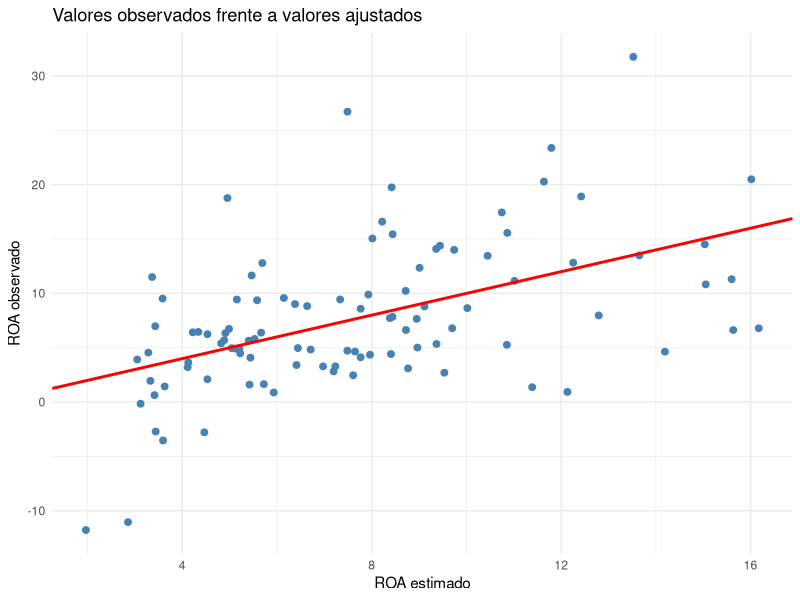
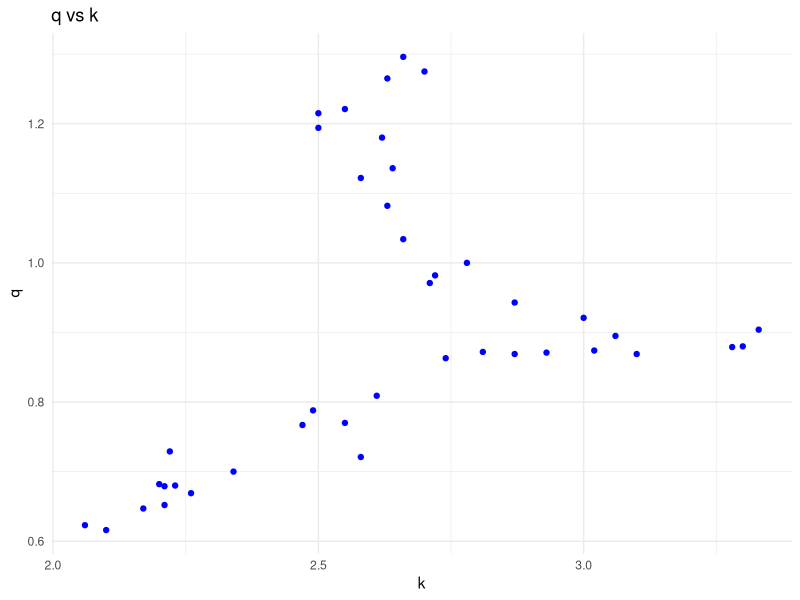
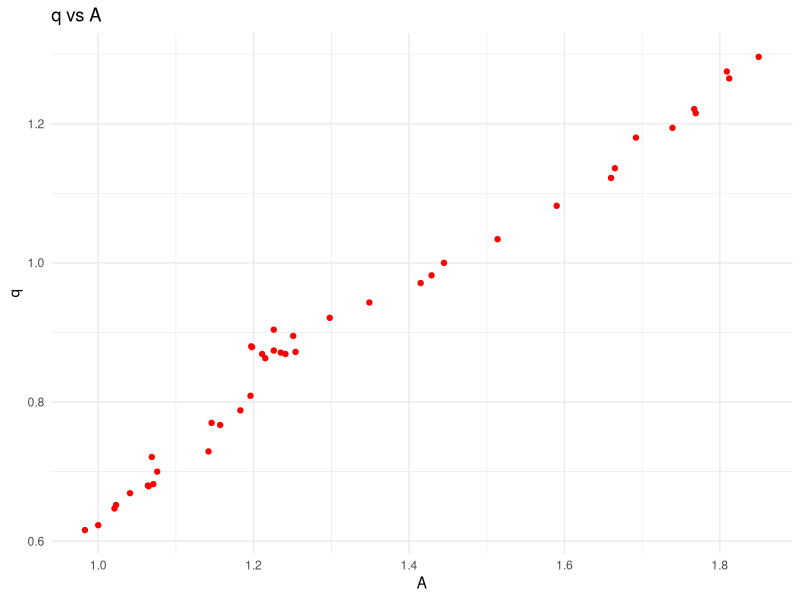
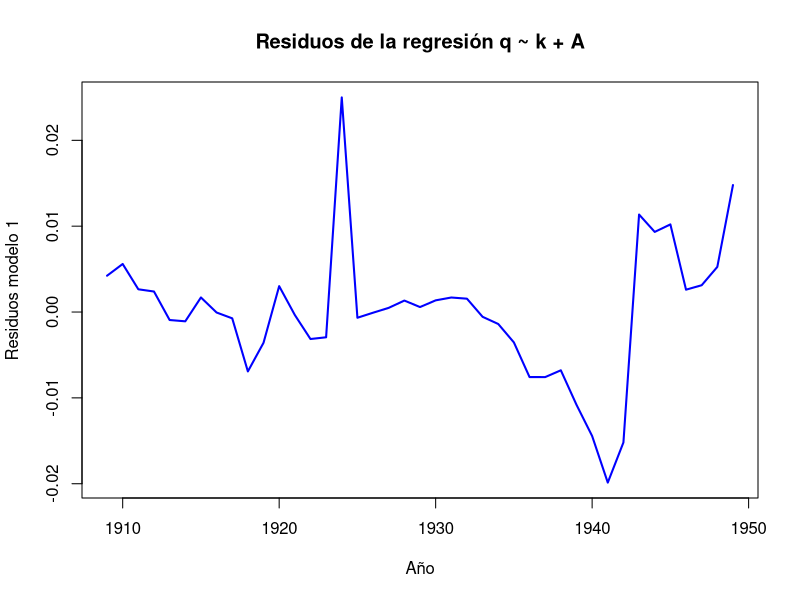
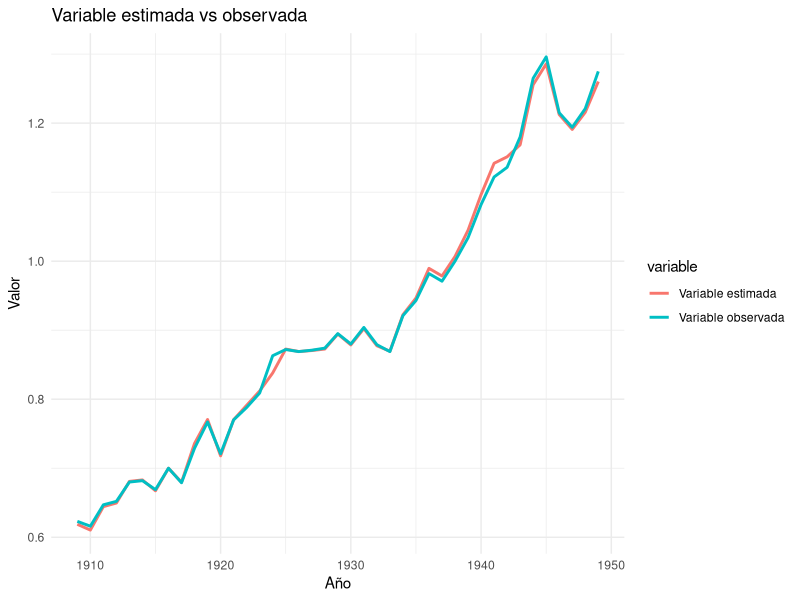
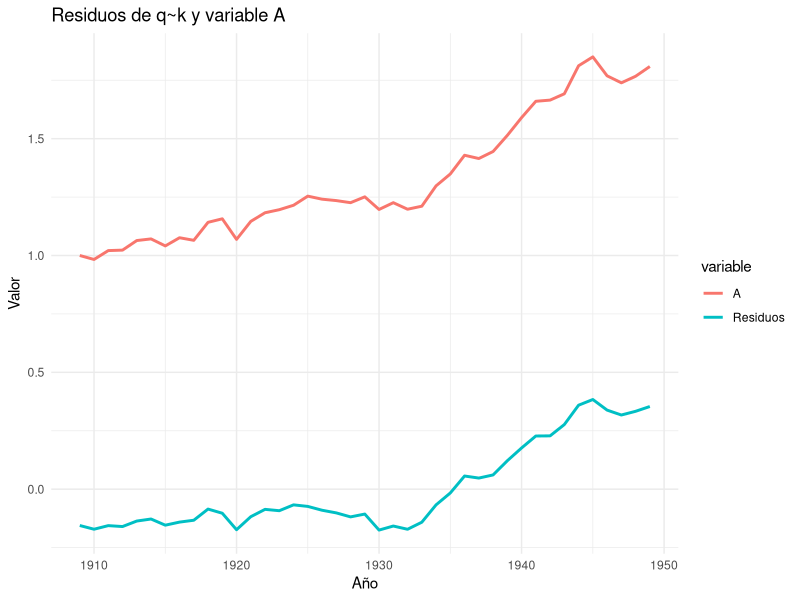
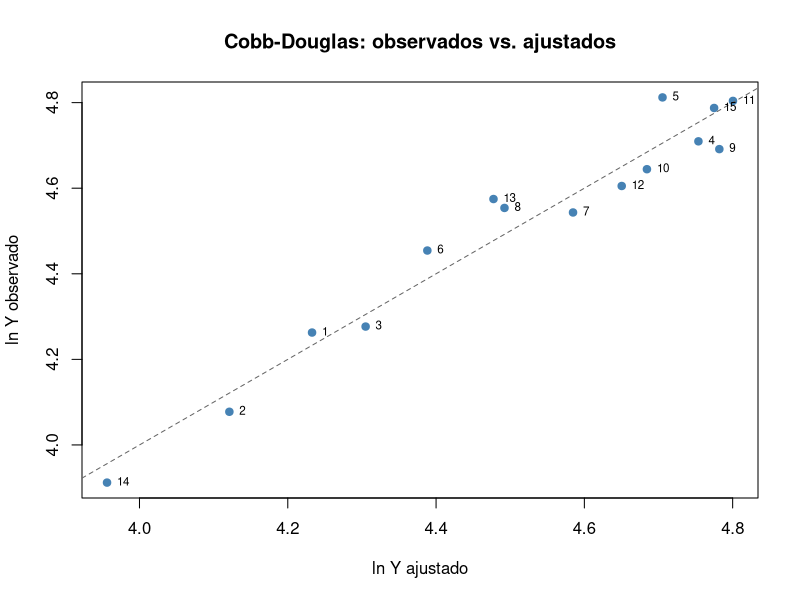

These charts were generated, in order, by the following R code:
## ---- chunk 1
#| include: false
library(readxl)
library(dplyr)
library(knitr)
library(ggplot2)
library(car)
library(strucchange)
## ---- chunk 2
datos <- read_excel("data/BD_SABI.xlsx", sheet = "Datos")
modelo <- lm(
    ROA ~ ENDEUDAMIENTO + LIQUIDEZ_INMEDIATA,
    data = datos
)
modelo
## ---- chunk 3
datos$ROA_estimado <- fitted(modelo)

ggplot(datos, aes(x = ROA_estimado, y = ROA)) +
  geom_point(color = "steelblue", size = 2) +
  geom_abline(intercept = 0, slope = 1,
              color = "red", linewidth = 1) +
  labs(
    title = "Valores observados frente a valores ajustados",
    x = "ROA estimado",
    y = "ROA observado"
  ) +
  theme_minimal()
## ---- chunk 4
modelo$residuals
## ---- chunk 5
SCR <- deviance(modelo)
SCR
## ---- chunk 6
n <- nobs(modelo)
k <- length(coef(modelo))

sigma2 <- SCR / (n - k)
sigma2
## ---- chunk 7
sigma(modelo)^2
## ---- chunk 8
vcov(modelo)
## ---- chunk 9
summary(modelo)$r.squared
## ---- chunk 10
datos <- read_excel("data/BD_SABI.xlsx", sheet = "Datos")
set.seed(1234)

# Variable aleatoria independiente del resto
datos$ID <- 1:nrow(datos)

modelo_id <- lm(
    ROA ~ ENDEUDAMIENTO + LIQUIDEZ_INMEDIATA+ID,
    data = datos
)
# Comparación
data.frame(
  Modelo = c("Original", "Con ID"),
  R2 = c(summary(modelo)$r.squared,
         summary(modelo_id)$r.squared),
  R2_corregido = c(summary(modelo)$adj.r.squared,
                   summary(modelo_id)$adj.r.squared)
)
## ---- chunk 11
modelo1 <- lm(
  ROA ~ LIQUIDEZ_INMEDIATA,
  data = datos)
## ---- chunk 12
modelo2 <- lm(
  ROA ~ LIQUIDEZ_INMEDIATA + ENDEUDAMIENTO + EMPLEADOS,
  data = datos
)
## ---- chunk 13
modelo3 <- lm(
  ROA ~ LIQUIDEZ_INMEDIATA + ENDEUDAMIENTO + EMPLEADOS+EBIT,
  data = datos
)
## ---- chunk 14
comparacion <- data.frame(
  Modelo = c(
    "Liquidez + Endeudamiento",
    "Liquidez",
    "Liquidez + Endeudamiento + Empleados",
    "Liquidez + Endeudamiento + Empleados+EBIT"
  ),
  R2 = c(
    summary(modelo)$r.squared,
    summary(modelo1)$r.squared,
    summary(modelo2)$r.squared,
    summary(modelo3)$r.squared
  ),
  R2_corregido = c(
    summary(modelo)$adj.r.squared,
    summary(modelo1)$adj.r.squared,
    summary(modelo2)$adj.r.squared,
    summary(modelo3)$adj.r.squared
  ),
  AIC = c(
    AIC(modelo),
    AIC(modelo1),
    AIC(modelo2),
    AIC(modelo3)
  ),
  BIC = c(
    BIC(modelo),
    BIC(modelo1),
    BIC(modelo2),
     BIC(modelo3)
  )
)

comparacion
## ---- chunk 15
confint(modelo3)
## ---- chunk 16
confint(modelo3, level = 0.90)
## ---- chunk 17
confint(modelo3, level = 0.99)
## ---- chunk 18
b <- coef(modelo)
X <- model.matrix(modelo)
sigma2 <- summary(modelo)$sigma^2
R <- rbind(
  c(0, 1, 0),
  c(0, 1, -1)
)
r <- c(0,0)
q <- nrow(R)
## ---- chunk 19
Fexp <-
t(R %*% b - r) %*%
solve(R %*% solve(t(X)%*%X) %*% t(R)) %*%
(R %*% b - r) /
(q * sigma2)
Fexp
## ---- chunk 20
gl1 <- q
gl2 <- df.residual(modelo)
qf(0.95, gl1, gl2)
## ---- chunk 21
datos <- read_excel("data/BD_IBEX.xlsx", sheet = "Datos")
modeloIBEX<- lm(Rend_IBEX ~ Rend_SP500+ Rend_EUROSTOXX50,
    data = datos
)
modeloIBEX

## ---- chunk 22
vcov(modelo)
## ---- chunk 23
gl <- df.residual(modelo)
alpha <- 0.05
t_teorico <- qt(1 - alpha/2, df = gl)
t_teorico
## ---- chunk 24
gl <- df.residual(modelo)
alpha <- 0.05
t_teorico <- qt(1 - alpha/2, df = gl)
t_teorico
## ---- chunk 25
gl <- df.residual(modelo)
alpha <- 0.1
t_teorico <- qt(1 - alpha/2, df = gl)
t_teorico
## ---- chunk 26
datos <- read_excel("data/BD_IBEX.xlsx", sheet = "Datos")
modeloIBEX <- lm(
    Rend_IBEX ~ Rend_SP500+ Rend_EUROSTOXX50,
    data = datos
)
summary(modeloIBEX)
## ---- chunk 27
datos <- read_excel("data/BD_IBEX.xlsx", sheet = "Datos")
modeloIBEX <- lm(
    Rend_IBEX ~ Rend_SP500+ Rend_EUROSTOXX50,
    data = datos
)
summary(modeloIBEX)
## ---- chunk 28
linearHypothesis(modelo,
                 c("ENDEUDAMIENTO = 0",
                   "ENDEUDAMIENTO-LIQUIDEZ_INMEDIATA = 0"))
## ---- chunk 29
nueva_empresa <- data.frame(
  ENDEUDAMIENTO = 15,
  LIQUIDEZ_INMEDIATA = 3
)
## ---- chunk 30
predict(
  modelo,
  newdata = nueva_empresa,
  interval = "confidence"
)
## ---- chunk 31
predict(
  modelo,
  newdata = nueva_empresa,
  interval = "prediction"
)
## ---- chunk 32
modeloIBEX <- lm(
  Rend_IBEX ~ Rend_SP500 + Rend_EUROSTOXX50,
  data = datos
)

sctest(
  modeloIBEX,
  type = "Chow",
  point = 36
)
## ---- chunk 33
datos= read_excel('data/BD_FUNCIONPRODUCCION.xlsx')
## ---- chunk 34
summary(datos)
## ---- chunk 35
cor(datos)
## ---- chunk 36
ggplot(datos, aes(x = k, y = q)) +
  geom_point(color = "blue") +
  labs(title = "q vs k", x = "k", y = "q") +
  theme_minimal()
## ---- chunk 37
ggplot(datos, aes(x = A, y = q)) +
  geom_point(color = "red") +
  labs(title = "q vs A", x = "A", y = "q") +
  theme_minimal()
## ---- chunk 38
modelo1=lm(q~k+A, data=datos)
summary(modelo1)
## ---- chunk 39
residuos1=resid(modelo1)
plot(datos$year, residuos1, type = "l", col = "blue", lwd = 2,
     xlab = "Año", ylab = "Residuos modelo 1",
     main = "Residuos de la regresión q ~ k + A")
## ---- chunk 40
q_estimada_modelo1<- fitted(modelo1)
## ---- chunk 41
df <- data.frame(
  año = rep(datos$year, 2),
  valor = c(q_estimada_modelo1, datos$q),
 variable = rep(c("Variable estimada", "Variable observada"), each = nrow(datos))
)

ggplot(df, aes(x = año, y = valor, color = variable)) +
  geom_line(linewidth = 1) +
  labs(title = "Variable estimada vs observada", x = "Año", y = "Valor") +
  theme_minimal()
## ---- chunk 42
modelo2=lm(q~k, data=datos)
summary(modelo2)
## ---- chunk 43
residuos2=resid(modelo2)
df <- data.frame(
  año = rep(datos$year, 2),
  valor = c(residuos2, datos$A),
 variable = rep(c("Residuos", "A"), each = nrow(datos))
)

ggplot(df, aes(x = año, y = valor, color = variable)) +
  geom_line(linewidth = 1) +
  labs(title = "Residuos de q~k y variable A", x = "Año", y = "Valor") +
  theme_minimal()
## ---- chunk 44
demand= read_excel('data/bd3_demand.xlsx')
demand<-as.data.frame(demand)
## ---- chunk 45
modelo1=lm(DAIRY~INC, data=demand)
resultado_modelo1=summary(modelo1)
modelo2=lm(DAIRY~log(INC), data=demand)
resultado_modelo2=summary(modelo2)
modelo3=lm(DAIRY~INC+PUNDER5, data=demand)
resultado_modelo3=summary(modelo3)
modelo4=lm(DAIRY~INC+PUNDER5-1, data=demand)
resultado_modelo4=summary(modelo4)
modelo5=lm(DAIRY~INC+HHSIZE, data=demand)
resultado_modelo5=summary(modelo5)
modelo6=lm(log(DAIRY)~INC,data=demand)
resultado_modelo6=summary(modelo6)
modelo7=lm(log(DAIRY)~INC+PUNDER5,data=demand)
resultado_modelo7=summary(modelo7)
modelo8=lm(log(DAIRY)~INC+PUNDER5-1,data=demand)
resultado_modelo8=summary(modelo8)
## ---- chunk 46
resultados <- data.frame(
Modelo = c("modelo1", "modelo2","modelo3","modelo4","modelo5","modelo6","modelo7","modelo8"),
DF     = c(length(coef(modelo1)), length(coef(modelo2)), length(coef(modelo3)), length(coef(modelo4)), length(coef(modelo5)), length(coef(modelo6)), length(coef(modelo7)), length(coef(modelo8))),
R2_CORREGIDO = c(resultado_modelo1$adj.r.squared,resultado_modelo2$adj.r.squared,resultado_modelo3$adj.r.squared,resultado_modelo4$adj.r.squared,resultado_modelo5$adj.r.squared,resultado_modelo6$adj.r.squared,resultado_modelo7$adj.r.squared,resultado_modelo8$adj.r.squared),
AIC    = c(AIC(modelo1), AIC(modelo2),AIC(modelo3), AIC(modelo4),AIC(modelo5), AIC(modelo6),AIC(modelo7), AIC(modelo8)),
BIC    = c(BIC(modelo1), BIC(modelo2),BIC(modelo3), BIC(modelo4),BIC(modelo5), BIC(modelo6),BIC(modelo7), BIC(modelo8)))
resultados
## ---- chunk 47
datos <- data.frame(
  Y = c(71, 59, 72, 111, 123, 86, 94, 95, 109, 104, 122, 100, 97, 50, 120),
  L = c(39, 21, 27,  46,  51, 31, 58, 59,  52,  60,  53,  45, 30, 26,  52),
  K = c(34, 72, 79, 114,  83, 79, 47, 35, 100,  59, 102,  88, 108, 31, 98)
)

datos$y <- log(datos$Y)
datos$l <- log(datos$L)
datos$k <- log(datos$K)

round(datos, 4)
## ---- chunk 48
n <- nrow(datos)
X <- cbind(1, datos$l, datos$k)
colnames(X) <- c("cte", "lnL", "lnK")
y <- datos$y
k <- ncol(X)

XtX    <- t(X) %*% X
Xty    <- t(X) %*% y
XtXinv <- solve(XtX)

XtX
Xty
XtXinv

beta_hat <- XtXinv %*% Xty
beta_hat
## ---- chunk 49
e      <- y - X %*% beta_hat
SCR    <- sum(e^2)
STC    <- sum((y - mean(y))^2)
sigma2 <- SCR / (n - k)
R2     <- 1 - SCR / STC
R2adj  <- 1 - (SCR / (n - k)) / (STC / (n - 1))
F_glob <- ((STC - SCR) / (k - 1)) / (SCR / (n - k))

round(c(SCR = SCR, STC = STC, sigma2 = sigma2, R2 = R2, R2_corr = R2adj,
        F_global = F_glob, p_valor = pf(F_glob, k - 1, n - k, lower.tail = FALSE)), 6)
## ---- chunk 50
V  <- sigma2 * XtXinv          # matriz de varianzas-covarianzas estimada
se <- sqrt(diag(V))
tc <- qt(0.975, df = n - k)

cbind(Estimacion = beta_hat[, 1], Error_est = se,
      Inf_95 = beta_hat[, 1] - tc * se, Sup_95 = beta_hat[, 1] + tc * se)

# Intervalo para sigma^2
c(Inf_95 = (n - k) * sigma2 / qchisq(0.975, n - k),
  Sup_95 = (n - k) * sigma2 / qchisq(0.025, n - k))
## ---- chunk 51
modelo <- lm(log(Y) ~ log(L) + log(K), data = datos)
summary(modelo)
## ---- chunk 52
confint(modelo, level = 0.95)                 # IC de los coeficientes
vcov(modelo)                                  # matriz de var-cov
sum(coef(modelo)[2:3])                        # rendimientos a escala estimados
exp(coef(modelo)[1])                          # estimación de A
## ---- chunk 53
test_F <- function(modelo, R, r) {
  R <- matrix(R, ncol = length(coef(modelo)))
  b <- coef(modelo)
  q <- nrow(R)
  d <- R %*% b - r
  Fc <- as.numeric(t(d) %*% solve(R %*% vcov(modelo) %*% t(R)) %*% d / q)
  gl2 <- df.residual(modelo)
  c(F = Fc, gl1 = q, gl2 = gl2,
    F_critico = qf(0.95, q, gl2),
    p_valor = pf(Fc, q, gl2, lower.tail = FALSE))
}

# H0: beta2 + beta3 = 1
test_F(modelo, R = c(0, 1, 1), r = 1)
## ---- chunk 54
Rv  <- c(0, 1, 1)
t_c <- (sum(Rv * coef(modelo)) - 1) / sqrt(t(Rv) %*% vcov(modelo) %*% Rv)
c(t = t_c, t2 = t_c^2, p_valor = 2 * pt(-abs(t_c), df.residual(modelo)))
## ---- chunk 55
car::linearHypothesis(modelo, "log(L) + log(K) = 1")
## ---- chunk 56
# Modelo transformado: ln(Y/L) = b1 + b3 ln(K/L)
modelo_R <- lm(log(Y / L) ~ log(K / L), data = datos)
summary(modelo_R)

b_restr <- c(coef(modelo_R)[1], 1 - coef(modelo_R)[2], coef(modelo_R)[2])
names(b_restr) <- c("b1", "b2", "b3")
b_restr
## ---- chunk 57
R <- matrix(c(0, 1, 1), nrow = 1); r <- 1
beta_R <- beta_hat - XtXinv %*% t(R) %*% solve(R %*% XtXinv %*% t(R)) %*% (R %*% beta_hat - r)
beta_R
## ---- chunk 58
SCR_R <- sum(resid(modelo_R)^2)
SCR_U <- sum(resid(modelo)^2)
F_scr <- ((SCR_R - SCR_U) / 1) / (SCR_U / df.residual(modelo))
c(SCR_R = SCR_R, SCR_NR = SCR_U, F = F_scr,
  p_valor = pf(F_scr, 1, df.residual(modelo), lower.tail = FALSE))
## ---- chunk 59
modelo_R2 <- lm(log(Y) ~ offset(log(L)) + I(log(K) - log(L)), data = datos)
anova(modelo_R2, modelo)
## ---- chunk 60
test_F(modelo, R = c(0, 1, -1), r = 0)

# Vía modelo restringido: ln Y = b1 + b (ln L + ln K)
modelo_R3 <- lm(log(Y) ~ I(log(L) + log(K)), data = datos)
coef(modelo_R3)
anova(modelo_R3, modelo)    # aquí sí: misma variable dependiente
## ---- chunk 61
plot(fitted(modelo), log(datos$Y), pch = 19, col = "steelblue",
     xlab = "ln Y ajustado", ylab = "ln Y observado",
     main = "Cobb-Douglas: observados vs. ajustados")
abline(0, 1, lty = 2, col = "grey40")
text(fitted(modelo), log(datos$Y), labels = 1:n, pos = 4, cex = 0.7)
## ---- chunk 62
philips= read_excel('data/BD_PHILIPS.xlsx')
philips=as.data.frame(philips)
## ---- chunk 63
knitr::opts_chunk$set(echo = TRUE)
library(readxl)
datos <- read_excel("data/bd6_esperanza.xlsx")
## ---- chunk 64
m_linlin <- lm(Esperanza ~ Gasto + Renta, data = datos)
m_loglin <- lm(log(Esperanza)~ Gasto + Renta, data = datos)
m_linlog <- lm(Esperanza ~ log(Gasto) + Renta, data = datos)     
m_loglog <- lm(log(Esperanza) ~ log(Gasto) + log(Renta), data = datos)
summary(m_linlin)
summary(m_loglin)
summary(m_linlog)
summary(m_loglog)
## ---- chunk 65
m_linlin_ratio <- lm(Esperanza ~ GastoPIB + Renta, data = datos)
m_loglin_ratio <- lm(log(Esperanza)~ GastoPIB + Renta, data = datos)
m_linlog_ratio <- lm(Esperanza ~ log(GastoPIB) + Renta, data = datos) 
m_loglog_ratio <- lm(log(Esperanza) ~ log(GastoPIB)+Renta, data = datos)
summary(m_linlin_ratio)
summary(m_loglin_ratio)
summary(m_linlog_ratio)
summary(m_loglog_ratio)
## ---- chunk 66
m_linlin_sinrenta <- lm(Esperanza ~ GastoPIB, data = datos)
m_loglin_sinrenta <- lm(log(Esperanza)~ GastoPIB, data = datos)
m_linlog_sinrenta <- lm(Esperanza ~ log(GastoPIB), data = datos)
m_loglog_sinrenta <- lm(log(Esperanza) ~ log(GastoPIB), data = datos)
summary(m_linlin_sinrenta)
summary(m_loglin_sinrenta)
summary(m_linlog_sinrenta)
summary(m_loglog_sinrenta)
## ---- chunk 67
resultados <- data.frame(
  modelo = c("lin-lin", "log-lin", "lin-log", "log-log",
             "lin-lin ratio", "log-lin ratio", "lin-log ratio", "log-log ratio",
             "lin-lin sin renta", "log-lin sin renta", "lin-log sin renta", "log-log sin renta"),
  R2 = c(summary(m_linlin)$r.squared,
         summary(m_loglin)$r.squared,
         summary(m_linlog)$r.squared,
         summary(m_loglog)$r.squared,
         summary(m_linlin_ratio)$r.squared,
         summary(m_loglin_ratio)$r.squared,
         summary(m_linlog_ratio)$r.squared,
         summary(m_loglog_ratio)$r.squared,
         summary(m_linlin_sinrenta)$r.squared,
         summary(m_loglin_sinrenta)$r.squared,
         summary(m_linlog_sinrenta)$r.squared,
         summary(m_loglog_sinrenta)$r.squared),
  R2_ajustado = c(summary(m_linlin)$adj.r.squared,
                  summary(m_loglin)$adj.r.squared,
                  summary(m_linlog)$adj.r.squared,
                  summary(m_loglog)$adj.r.squared,
                  summary(m_linlin_ratio)$adj.r.squared,
                  summary(m_loglin_ratio)$adj.r.squared,
                  summary(m_linlog_ratio)$adj.r.squared,
                  summary(m_loglog_ratio)$adj.r.squared,
                  summary(m_linlin_sinrenta)$adj.r.squared,
                  summary(m_loglin_sinrenta)$adj.r.squared,
                  summary(m_linlog_sinrenta)$adj.r.squared,
                  summary(m_loglog_sinrenta)$adj.r.squared)
)
resultados
## ---- chunk 68
AIC(m_linlin,m_loglin,m_linlog,m_loglog,m_linlin_ratio,m_loglin_ratio,m_linlog_ratio,m_loglog_ratio,m_linlin_sinrenta,m_loglin_sinrenta,m_linlog_sinrenta,m_loglog_sinrenta)
BIC(m_linlin,m_loglin,m_linlog,m_loglog,m_linlin_ratio,m_loglin_ratio,m_linlog_ratio,m_loglog_ratio,m_linlin_sinrenta,m_loglin_sinrenta,m_linlog_sinrenta,m_loglog_sinrenta)
## ---- chunk 69
Salario = c(4.45, 5.77, 7.31, 7.81, 10.67, 13.61)
Escolaridad = c(6, 7, 10, 12, 15, 17)

datos = data.frame(Salario, Escolaridad)
names(datos) = c("Salario medio (euros/hora)", "Escolarización (años)")

kable(datos, align="c")
## ---- chunk 70
y = Salario
cte = rep(1, length(y))
X = cbind(cte, Escolaridad)
# 
n = nrow(X)
k = ncol(X)
XX = crossprod(X)
XXinv = solve(XX)
Xy = crossprod(X, y)
colnames(Xy) = c("Salario")
#
beta = as.matrix(XXinv%*%Xy)
e = y - X%*%beta
sigma = crossprod(e)/(n-k)
SCT = crossprod(y) - n*mean(y)*mean(y)
SCE = crossprod(beta, Xy) - n*mean(y)*mean(y)
SCR = crossprod(y) - crossprod(beta, Xy)
R2_1 = SCE/SCT
R2_2 = 1 - SCR/SCT
R2 = R2_1
R2c = 1 - (1-R2)*((n-1)/(n-k))
solucion = list(XX, XXinv, Xy, beta, e, as.double(sigma), as.double(SCT), as.double(SCE), as.double(SCR), as.double(R2_1), as.double(R2_2), as.double(R2c))
names(solucion) = c("XtX", "inversa XtX", "Xty", "beta", "e", "sigma", "SCT", "SCE", "SCR", "R2 = SCE/SCT", "R2 = 1 - SCR/SCT", "R2 corregido")
solucion0 = solucion
## ---- chunk 71
X = read.table("data/ortogonal1.txt", header=TRUE, sep=";", dec = ".")  # muy importante indicar el delimitador decimal (si no se dice nada, es el punto)
X = as.matrix(X)
y = 3*X[,1] + 2*X[,2] - 3*X[,3] + round(rnorm(nrow(X), 0, 2), 0)

data.frame(y, X)
## ---- chunk 72
XX = crossprod(X)
XXinv = solve(XX)
XXinv
## ---- chunk 73
Xy = crossprod(X, y)
colnames(Xy) = c("y")
Xy 
## ---- chunk 74
# soluciones
n = nrow(X)
k = ncol(X)
beta = as.matrix(XXinv%*%Xy)
e = y - X%*%beta
sigma = crossprod(e)/(n-k)
SCT = crossprod(y) - n*mean(y)*mean(y)
SCE = crossprod(beta, Xy) - n*mean(y)*mean(y)
SCR = crossprod(y) - crossprod(beta, Xy)
R2_1 = SCE/SCT
R2_2 = 1 - SCR/SCT
R2 = R2_1
R2c = 1 - (1-R2)*((n-1)/(n-k))
solucion = list(beta, e, as.double(sigma), as.double(SCT), as.double(SCE), as.double(SCR), as.double(R2_1), as.double(R2_2), as.double(R2c))
names(solucion) = c("beta", "e", "sigma", "SCT", "SCE", "SCR", "R2 = SCE/SCT", "R2 = 1 - SCR/SCT", "R2 corregido")
solucionA = solucion
## ---- chunk 75
X = read.table("data/ortogonal2.txt", header=TRUE, sep=";", dec = ".")  # muy importante indicar el delimitador decimal (si no se dice nada, es el punto)
X = as.matrix(X)
y = 3*X[,1] + 2*X[,2] - 3*X[,3] + round(rnorm(nrow(X), 0, 2), 0)

data.frame(y, X)
## ---- chunk 76
XX = crossprod(X)
XXinv = solve(XX)
XXinv
## ---- chunk 77
Xy = crossprod(X, y)
colnames(Xy) = c("y")
Xy 
## ---- chunk 78
# soluciones
n = nrow(X)
k = ncol(X)
beta = as.matrix(XXinv%*%Xy)
e = y - X%*%beta
sigma = crossprod(e)/(n-k)
SCT = crossprod(y) - n*mean(y)*mean(y)
SCE = crossprod(beta, Xy) - n*mean(y)*mean(y)
SCR = crossprod(y) - crossprod(beta, Xy)
R2_1 = SCE/SCT
R2_2 = 1 - SCR/SCT
R2 = R2_1
R2c = 1 - (1-R2)*((n-1)/(n-k))
solucion = list(beta, e, as.double(sigma), as.double(SCT), as.double(SCE), as.double(SCR), as.double(R2_1), as.double(R2_2), as.double(R2c))
names(solucion) = c("beta", "e", "sigma", "SCT", "SCE", "SCR", "R2 = SCE/SCT", "R2 = 1 - SCR/SCT", "R2 corregido")
solucionB = solucion
## ---- chunk 79
X = read.table("data/ortogonal3.txt", header=TRUE, sep=";", dec = ".")  # muy importante indicar el delimitador decimal (si no se dice nada, es el punto)
X = as.matrix(X)
y = 3*X[,1] + 2*X[,2] - 3*X[,3] + round(rnorm(nrow(X), 0, 2), 0)

data.frame(y, X)
## ---- chunk 80
XX = crossprod(X)
XXinv = solve(XX)
XXinv
## ---- chunk 81
Xy = crossprod(X, y)
colnames(Xy) = c("y")
Xy 
## ---- chunk 82
# soluciones
n = nrow(X)
k = ncol(X)
beta = as.matrix(XXinv%*%Xy)
e = y - X%*%beta
sigma = crossprod(e)/(n-k)
SCT = crossprod(y) - n*mean(y)*mean(y)
SCE = crossprod(beta, Xy) - n*mean(y)*mean(y)
SCR = crossprod(y) - crossprod(beta, Xy)
R2_1 = SCE/SCT
R2_2 = 1 - SCR/SCT
R2 = R2_1
R2c = 1 - (1-R2)*((n-1)/(n-k))
solucion = list(beta, e, as.double(sigma), as.double(SCT), as.double(SCE), as.double(SCR), as.double(R2_1), as.double(R2_2), as.double(R2c))
names(solucion) = c("beta", "e", "sigma", "SCT", "SCE", "SCR", "R2 = SCE/SCT", "R2 = 1 - SCR/SCT", "R2 corregido")
solucionC = solucion
